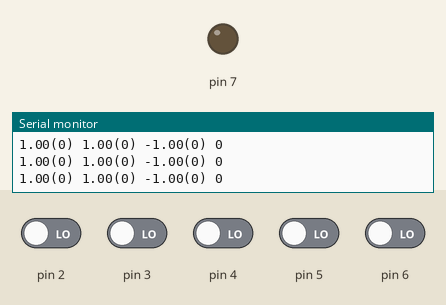
Recording of a sketch running on a simulated Arduino Uno, built with avr-gcc and run on an emulated ATmega328P. On the bench: output pins drawn as LEDs (lit = HIGH), the last lines printed to the serial monitor. Inputs (shaded band) come from the test bench; at power-on: pin 2–6 LOW.

Above: at 1.2 s.
1.3 s: pin 2 driven HIGH
At 1.8 s:
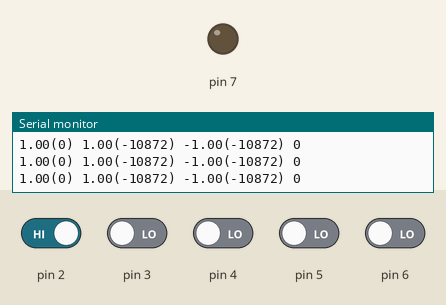
4.3 s: pin 2 driven LOW
At 4.41 s:
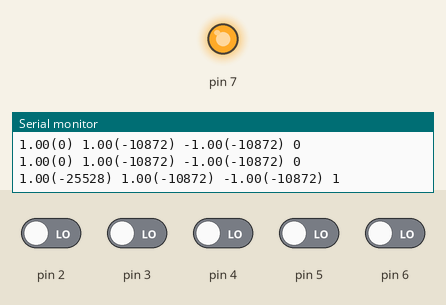
Timing chart, 0 to 7.3 s (numbered marks = the images above; inputs shaded):
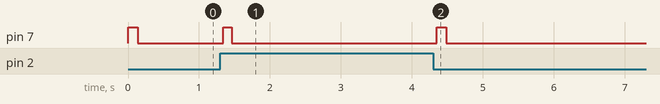

The sketch:

rc.ino
```cpp
/**
 * @file
 * brief description, full stop.
 *
 * long description, many sentences.
 *
 */

#include "rc.h"

static volatile long count1,count2,count3;
static volatile long servo1,servo2,servo3;
static volatile long ticks;

static volatile uint8_t prevBits=0xff;

ISR(PCINT2_vect){
    uint8_t changed = PIND ^ prevBits; // which inputs changed?
    prevBits=PIND;

    ticks = micros();

    // look at the changed bits and calculate the servo readings.

    if(changed & 4){//pin2
        if(PIND & 4) //rising edge?
            count1=ticks;
        else
            servo1=ticks-count1;
    }
    if(changed & 8){//pin3
        if(PIND & 8) //rising edge?
            count2=ticks;
        else
            servo2=ticks-count2;
    }
    if(changed & 16){//pin4
        if(PIND & 16) //rising edge?
            count3=ticks;
        else
            servo3=ticks-count3;
    }
}

void RCReceiver::init(){
    pinMode(2,INPUT);
    pinMode(3,INPUT);
    pinMode(4,INPUT);
    rdy=false;
    cli();
    PCICR|=1<<PCIE2;
    // pins 2,3,4
    PCMSK2 |= (1<<PCINT18)|(1<<PCINT19)|(1<<PCINT20);
    sei();

    // feed the -1 to 1 ranges
    setCalib(0,1940,1000);
    setCalib(1,1880,1050);
    setCalib(2,910,1800);
}

void RCReceiver::update(){
    cli();
    rdy = ((micros()-ticks)<100000);
    s[0] = servo1;
    s[1] = servo2;
    s[2] = servo3;
    sei();
}
```

rc.h
```cpp
/**
 * @file
 * brief description, full stop.
 *
 * long description, many sentences.
 *
 */

#ifndef __RC_H
#define __RC_H

/// RC receiver - uses PCINT0.

class RCReceiver {
    struct {
        float mn,mx;
        float factor;
    } calib[3];
    int s[3];
    bool rdy;

public:
    void init();
    void update();

    RCReceiver &setCalib(int n,float mn,float mx){
        calib[n].mx =mx;
        calib[n].mn =mn;
        calib[n].factor = 2.0f/(mx-mn);
        return *this;
    }

    float get(int n){
        float f = s[n];
        f -= calib[n].mn;
        f *= calib[n].factor;
        if(f<0)f=0;
        if(f>2.0f)f=2.0f;
        f-=1.0f;
        return f;
    }
    int raw(int n){
        return s[n];
    }

    /// true if received data recently
    bool ready(){
        return rdy;
    }


};
#endif /* __RC_H */
```

sketch.ino
```cpp
#include "rc.h"


RCReceiver rc;

void setup(){
    Serial.begin(9600);
    rc.init();
    pinMode(7,OUTPUT);
    rc.setCalib(0,1940,1000)
          .setCalib(1,1738,940)
          .setCalib(2,910,1800);


}

void loop(){
    rc.update();
    for(int i=0;i<3;i++){
        Serial.print(rc.get(i));
        Serial.print("(");
        Serial.print(rc.raw(i));
        Serial.print(") ");
    }
    Serial.println(rc.ready());

    digitalWrite(7,rc.ready()?HIGH:LOW);
}
```

Measured:
- after the input at 1.3 s, pin 7: LOW → HIGH at once, → LOW 0.12 s later
- after the input at 4.3 s, pin 7: LOW → HIGH after 0.05 s, → LOW 0.13 s later
